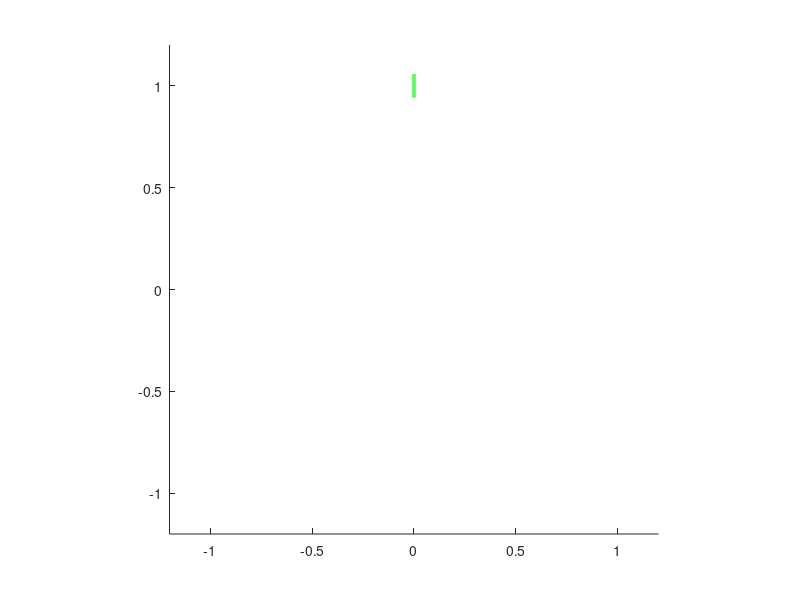

The MATLAB source for this figure: (Note: this script raises an error after producing the figure.)
%%ArcDraw.m
%
% This function generates a series of vectorized graphics images of an arc
% overlaid onto a gray circle
%%%%%%%%%%%%%%%%%%%%%%%%%%%%%%%%%%%%%%%%%%%%%%%%%%%%%%%%%%%%%%%%%%%%%%%%%%%%%%%%%%%%%%%%%%%%%%%%%%%%%%%%%%%

clc
clear all
close all
figsize=500;
min_arc=1; %Smallest arc angle
max_arc=60; %Largest arc angle
d_arc=1; %step size
all_arcs=min_arc:d_arc:max_arc;
for ct=1:length(all_arcs)
    arc=all_arcs(ct);
    %% Options
    %Define the sheild
    thickness=17; %thickness of green arc
    arc_angles=linspace(-arc/2,arc/2,200); %Angles of arc
    
    %Define the gray circle
    theta_circ=linspace(0,2*pi,200);%angles in circle
    thickness_circ=15;% thickness of the circle
    circ_coords=[cos(theta_circ);sin(theta_circ)];
    circ_color=0.4; %"Grayness" of the circle (0 is black, 1 is white)
    
    %Angular spacing of arc over images
    dtheta=10*pi/180; %degrees converted to radians
    
    filedir=strcat(cd,'\Arcs\');%Directory string
    theta=arc_angles*pi/180+pi/2;
    x=[cos(theta);
        sin(theta)];
    fig=figure;
    hold on
    plot(x(1,:),x(2,:),'g','LineWidth',thickness)
    axis square
    axis([-1.2,1.2,-1.2,1.2])
    %Turn figure and axes backgrounds transparent
    ax=gca;
    fig.Position(3)=fig.Position(4);
    ax.Color='none';
    fig.Color='none';
    ax.Visible='off';
    saveas(fig,strcat(filedir,sprintf('Arc%i',arc)),'png')%SVG Format
    close all
end